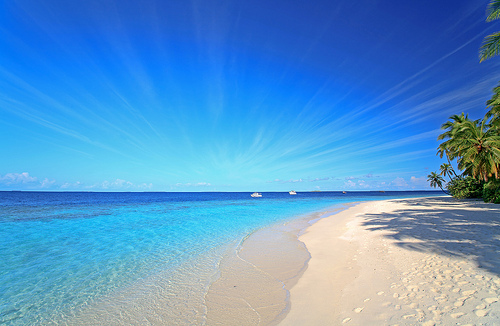
#> input picture data/images_general/beach.jpg, 500 x 326 px; its folder holds only this picture in this run
$ python -i visual_features.py   (imports and definitions only)   (older library calls are emulated)
#> lines starting #> are read from the running program, lines starting #| are printed output that depends on the picture
"""!
@brief Visual Features
@details: This script stores the functions required for basic image feature
extraction
@author Theodoros Giannakopoulos {tyiannak@gmail.com}
"""
import cv2
from skimage.feature import local_binary_pattern
from skimage.feature import hog
from numpy.lib.stride_tricks import as_strided as ast
import os
import pickle
import scipy
import numpy as np


class ImageFeatureExtractor():
    """@brief  Image Feature Extractor Class
    @param list_of_features (\a list) list of features to extract. One or
    more from []
    """
    def __init__(self, list_of_features=["lbps", "hogs", "colors"]):
        # get all annotations using multiple annotator flag:
        self.list_of_features = list_of_features


    def getRGBS(self, image):
        n_bins_per_hist = 16
        chans = cv2.split(image)
        colors = ("r", "g", "b")
        features = []
        features_sobel = []
        # RGB Histograms:
        for (chan, color) in zip(chans, colors):  # loop over the image channels
            # get histograms
            hist = cv2.calcHist([chan], [0], None, [n_bins_per_hist], [0, 256])
            hist = hist / hist.sum()
            features.extend(hist[:, 0].tolist())
        features.extend(features_sobel)
        # Gray Histogram
        img_gray = cv2.cvtColor(image, cv2.COLOR_BGR2GRAY)
        hist_gray = cv2.calcHist([chan], [0], None, [n_bins_per_hist], [0, 256])
        hist_gray = hist_gray / hist_gray.sum()
        features.extend(hist_gray[:, 0].tolist())
        grad_x = np.abs(
            cv2.Sobel(img_gray, cv2.CV_16S, 1, 0, ksize=3, scale=1, delta=0,
                      borderType=cv2.BORDER_DEFAULT))
        grad_y = np.abs(
            cv2.Sobel(img_gray, cv2.CV_16S, 0, 1, ksize=3, scale=1, delta=0,
                      borderType=cv2.BORDER_DEFAULT))
        abs_grad_x = cv2.convertScaleAbs(grad_x)
        abs_grad_y = cv2.convertScaleAbs(grad_y)
        dst = cv2.addWeighted(abs_grad_x, 0.5, abs_grad_y, 0.5, 0)
        histSobel = cv2.calcHist([dst], [0], None, [n_bins_per_hist], [0, 256])
        histSobel = histSobel / histSobel.sum()
        features.extend(histSobel[:, 0].tolist())
        # HSV histogram
        hsv = cv2.cvtColor(image, cv2.COLOR_BGR2HSV)
        chans = cv2.split(hsv)  # take the S channel
        S = chans[1]
        hist2 = cv2.calcHist([S], [0], None, [n_bins_per_hist], [0, 256])
        hist2 = hist2 / hist2.sum()
        features.extend(hist2[:, 0].tolist())
        f_names = ["Color-R" + str(i) for i in range(n_bins_per_hist)]
        f_names.extend(["Color-G" + str(i) for i in range(n_bins_per_hist)])
        f_names.extend(["Color-B" + str(i) for i in range(n_bins_per_hist)])
        f_names.extend(["Color-Gray" + str(i) for i in range(n_bins_per_hist)])
        f_names.extend(["Color-GraySobel" + str(i) for i in range(n_bins_per_hist)])
        f_names.extend(["Color-Satur" + str(i) for i in range(n_bins_per_hist)])
        return np.array(features), f_names

    def block_view(self, A, block=(32, 32)):
        shape = (A.shape[0] // block[0], A.shape[1] // block[1]) + block
        strides = (block[0] * A.strides[0], block[1] * A.strides[1]) + A.strides

        return ast(A, shape=shape, strides=strides)

    def normalize(self, v):
        norm = np.linalg.norm(v)
        if norm == 0:
            return v
        return v / norm

    def getLBP(self, img):
        img2 = cv2.cvtColor(img, cv2.COLOR_BGR2GRAY)
        radius = 1
        n_points = 8 * radius
        lbpImage = (local_binary_pattern(img2, n_points, radius)).astype(
            int) ** (1.0 / radius)
        # block processing:
        lbpImages = self.block_view(lbpImage,
                                    (int(lbpImage.shape[0] / 4),
                                     int(lbpImage.shape[1] / 4)))
        count = 0
        LBP = np.array([]);
        for i in range(lbpImages.shape[0]):  # for each block:
            for j in range(lbpImages.shape[1]):
                count += 1
                LBPt = cv2.calcHist([lbpImages[i, j, :, :].astype('uint8')],
                                    [0], None, [8], [0, 256])
                LBP = np.append(LBP, LBPt[:, 0]);
        f_names = ["LBP" + str(i).zfill(2) for i in range(len(LBP))]
        return self.normalize(LBP), f_names

    def getHOG(self, img, n_hogs_per_dim = 4):
        pixels_per_cell_h = img.shape[0] // n_hogs_per_dim
        pixels_per_cell_w = img.shape[1] // n_hogs_per_dim
        fd = hog(img, orientations=8,
                  pixels_per_cell=(pixels_per_cell_h, pixels_per_cell_w),
                  cells_per_block=(1, 1), visualize=False, multichannel=True)
        f_names = ['HOG' + str(i).zfill(2) for i in range(len(fd))]
        return fd, f_names

    # [19 lines left out: function getKAZE, not called in this run]

    def extract_features(self, file_path):
        # read image
#> called with file_path = '../data/images_general/beach.jpg'
        img = cv2.cvtColor(cv2.imread(file_path), cv2.COLOR_BGR2RGB)
        features = []
        feature_names = []
        if "colors" in self.list_of_features:
            f, fn = self.getRGBS(img)
#> the loop in getRGBS, `for (chan, color) in zip(chans, colors):` made 3 passes
#> color on passes 1 to 3: 'r', 'g', 'b'
#> after the loop in getRGBS, `for (chan, color) in zip(chans, colors):`: features = 48 values, max 0.321 at index 47, min 0.00128 at index 16, mean 0.0625
#> in getRGBS, `img_gray = cv2.cvtColor(image, cv2.COLOR_BGR2GRAY)`:
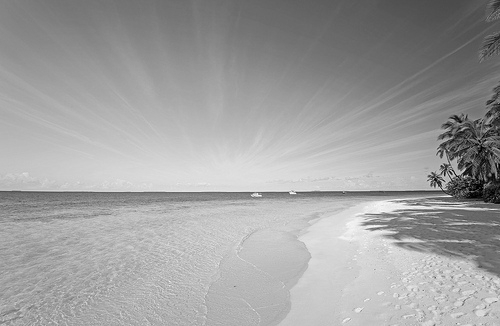
#> img_gray: shape (326, 500); min 0, max 253, mean 160.1
#> in getRGBS, `hist_gray = cv2.calcHist([chan], [0], None, [n_bins_per_hist], [0, 256])`: hist_gray = [958, 1014, 1031, 817, 510, 417, 437, 1450, 3136, 7684, 17182, 26391, 19804, 12582, 17197, 52390]
#> in getRGBS, `hist_gray = hist_gray / hist_gray.sum()`: hist_gray = [0.00588, 0.00622, 0.00633, 0.00501, 0.00313, 0.00256, 0.00268, 0.0089, 0.0192, 0.0471, 0.105, 0.162, 0.121, 0.0772, 0.106, 0.321]
#> in getRGBS, `grad_y = np.abs( cv2.Sobel(img_gray, cv2.CV_16S, 0, 1, ksize=3, scale=..`:
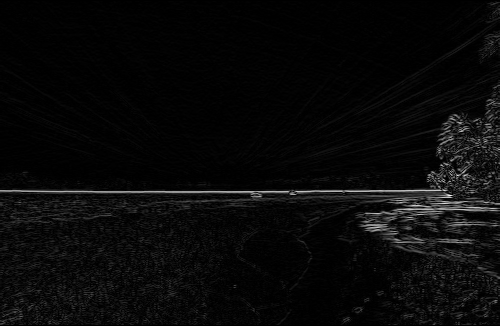
#> grad_y: shape (326, 500) int16; min 0, max 746, mean 27.8; drawn with min black and max white
#> in getRGBS, `abs_grad_x = cv2.convertScaleAbs(grad_x)`:
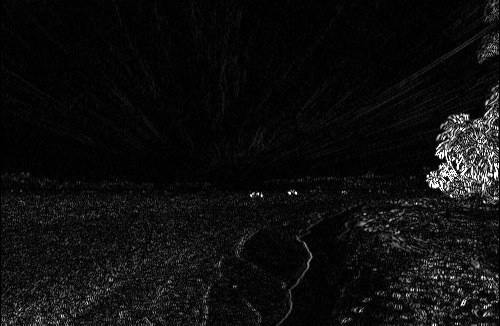
#> abs_grad_x: shape (326, 500); min 0, max 255, mean 14.3
#> in getRGBS, `abs_grad_y = cv2.convertScaleAbs(grad_y)`:
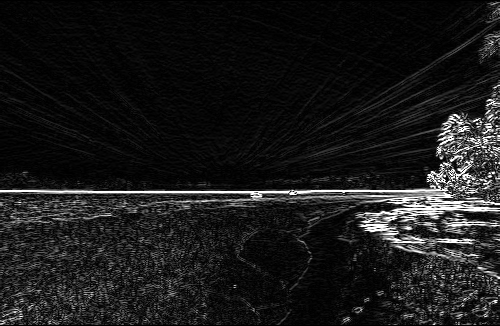
#> abs_grad_y: shape (326, 500); min 0, max 255, mean 25.9
#> in getRGBS, `dst = cv2.addWeighted(abs_grad_x, 0.5, abs_grad_y, 0.5, 0)`:
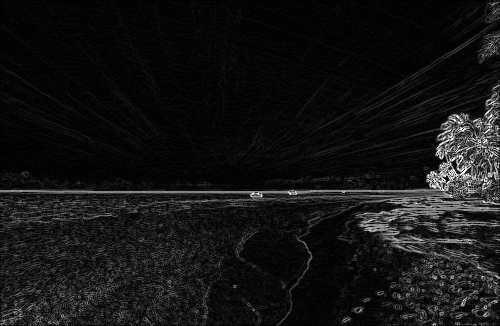
#> dst: shape (326, 500); min 0, max 255, mean 20.1
#> in getRGBS, `histSobel = cv2.calcHist([dst], [0], None, [n_bins_per_hist], [0, 256])`: histSobel = [110194, 22964, 11347, 6106, 3664, 2163, 1319, 970, 2192, 797, 465, 270, 182, 143, 86, 138]
#> in getRGBS, `histSobel = histSobel / histSobel.sum()`: histSobel = [0.676, 0.141, 0.0696, 0.0375, 0.0225, 0.0133, 0.00809, 0.00595, 0.0134, 0.00489, 0.00285, 0.00166, 0.00112, 0.000877, 0.000528, 0.000847]
#> in getRGBS, `hsv = cv2.cvtColor(image, cv2.COLOR_BGR2HSV)`: hsv: shape (326, 500, 3); mean H, S, V 34.1, 152.1, 211
#> in getRGBS, `S = chans[1]`:
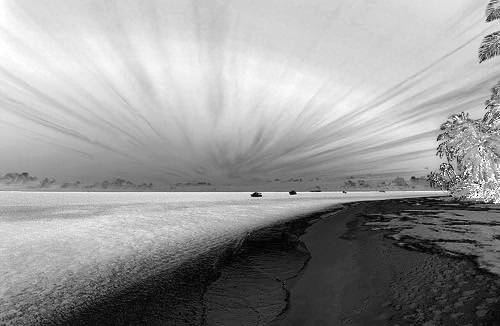
#> S: shape (326, 500); min 0, max 255, mean 152.1
#> in getRGBS, `hist2 = cv2.calcHist([S], [0], None, [n_bins_per_hist], [0, 256])`: hist2 = [4710, 7734, 13225, 10667, 2545, 2814, 4774, 7712, 6757, 7946, 9483, 12254, 19402, 32394, 15601, 4982]
#> in getRGBS, `hist2 = hist2 / hist2.sum()`: hist2 = [0.0289, 0.0474, 0.0811, 0.0654, 0.0156, 0.0173, 0.0293, 0.0473, 0.0415, 0.0487, 0.0582, 0.0752, 0.119, 0.199, 0.0957, 0.0306]
#> f = 96 values, max 0.676 at index 64, min 0.000528 at index 78, mean 0.0625; fn = 96 items, first 6: 'Color-R0', 'Color-R1', 'Color-R2', 'Color-R3', 'Color-R4', 'Color-R5'
            features.append(f)
            feature_names += fn
#> feature_names has the same summary as fn
        if "lbps" in self.list_of_features:
            f, fn = self.getLBP(img)
#> in getLBP, `lbpImage = (local_binary_pattern(img2, n_points, radius)).astype( int)..`:
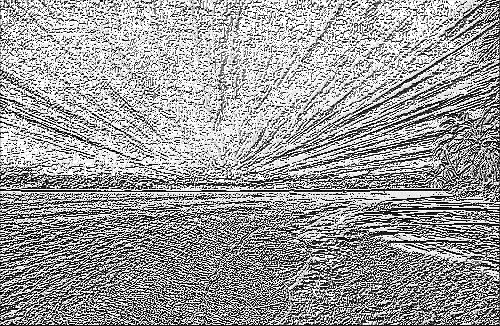
#> lbpImage: shape (326, 500) float64; min 0, max 255, mean 155.6
#> in block_view, `strides = (block[0] * A.strides[0], block[1] * A.strides[1]) + A.strides`: strides = (324000, 1000, 4000, 8)
#> after the loop in getLBP, `for i in range(lbpImages.shape[0]):`: count = 16
#> f = 128 values, max 0.268 at index 23, min 0.00151 at index 13, mean 0.0546; fn = 128 items, first 6: 'LBP00', 'LBP01', 'LBP02', 'LBP03', 'LBP04', 'LBP05'
            features.append(f)
            feature_names += fn
#> feature_names = 224 items, first 6: 'Color-R0', 'Color-R1', 'Color-R2', 'Color-R3', 'Color-R4', 'Color-R5'
        if "hogs" in self.list_of_features:
            f, fn = self.getHOG(img)
#> in getHOG, `fd = hog(img, orientations=8, pixels_per_cell=(pixels_per_cell_h, pixe..`: fd = 128 values, max 0.492 at index 82, min 0.114 at index 33, mean 0.345
#> in getHOG, `f_names = ['HOG' + str(i).zfill(2) for i in range(len(fd))]`: f_names = 128 items, first 6: 'HOG00', 'HOG01', 'HOG02', 'HOG03', 'HOG04', 'HOG05'
#> f has the same summary as fd in getHOG; fn has the same summary as f_names in getHOG
            features.append(f)
            feature_names += fn
#> feature_names = 352 items, first 6: 'Color-R0', 'Color-R1', 'Color-R2', 'Color-R3', 'Color-R4', 'Color-R5'
        if "kaze" in self.list_of_features:
            f, fn = self.getKAZE(img)
            features.append(f)
            feature_names += fn
        features = np.concatenate(features)
#> features = 352 values, max 0.676 at index 64, min 0.000528 at index 78, mean 0.163
        return features, feature_names

class ImageMatch(object):
    # [8 lines left out: function __init__, not called in this run]

    def cos_cdist(self, vector): # cosine distance between search image and db
        v = vector.reshape(1, -1)
        return scipy.spatial.distance.cdist(self.matrix, v, 'cosine').reshape(-1)

    # [19 lines left out: functions match, batch_extractor_match, not called in this run]

>>> result = ImageFeatureExtractor().extract_features('../data/images_general/beach.jpg')

$ run again, on data/images_general/new_york.jpg
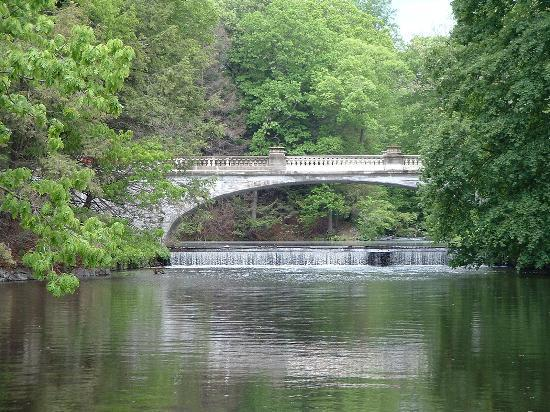
#> input picture data/images_general/new_york.jpg, 550 x 412 px
#> the loop in getRGBS, `for (chan, color) in zip(chans, colors):` made 3 passes
#> color on passes 1 to 3: 'r', 'g', 'b'
#> after the loop in getRGBS, `for (chan, color) in zip(chans, colors):`: features = 48 values, max 0.151 at index 37, min 0.000781 at index 16, mean 0.0625
#> in getRGBS, `hist_gray = cv2.calcHist([chan], [0], None, [n_bins_per_hist], [0, 256])`: hist_gray = [3483, 9584, 22480, 28851, 33999, 34198, 26111, 20196, 14226, 9871, 6680, 4414, 3124, 2385, 2141, 4857]
#> in getRGBS, `hist_gray = hist_gray / hist_gray.sum()`: hist_gray = [0.0154, 0.0423, 0.0992, 0.127, 0.15, 0.151, 0.115, 0.0891, 0.0628, 0.0436, 0.0295, 0.0195, 0.0138, 0.0105, 0.00945, 0.0214]
#> in getRGBS, `histSobel = cv2.calcHist([dst], [0], None, [n_bins_per_hist], [0, 256])`: histSobel = [28360, 38701, 31909, 27511, 23187, 18779, 14846, 11189, 11925, 7853, 4814, 3009, 1865, 1145, 697, 810]
#> in getRGBS, `histSobel = histSobel / histSobel.sum()`: histSobel = [0.125, 0.171, 0.141, 0.121, 0.102, 0.0829, 0.0655, 0.0494, 0.0526, 0.0347, 0.0212, 0.0133, 0.00823, 0.00505, 0.00308, 0.00357]
#> hsv: shape (412, 550, 3); mean H, S, V 67.5, 71.3, 124.6
#> in getRGBS, `S = chans[1]`:
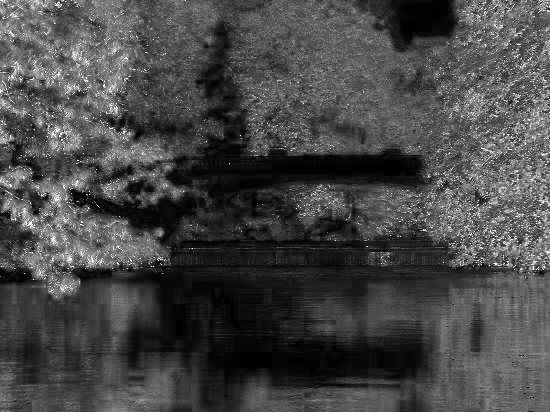
#> S: shape (412, 550); min 0, max 255, mean 71.3
#> in getRGBS, `hist2 = cv2.calcHist([S], [0], None, [n_bins_per_hist], [0, 256])`: hist2 = [26542, 23634, 21366, 27193, 31900, 33765, 27186, 14624, 8053, 4820, 2753, 1717, 1064, 580, 386, 1017]
#> in getRGBS, `hist2 = hist2 / hist2.sum()`: hist2 = [0.117, 0.104, 0.0943, 0.12, 0.141, 0.149, 0.12, 0.0645, 0.0355, 0.0213, 0.0121, 0.00758, 0.0047, 0.00256, 0.0017, 0.00449]
#> in extract_features, `f, fn = self.getRGBS(img)`: f = 96 values, max 0.171 at index 65, min 0.000781 at index 16, mean 0.0625; fn = 96 items, first 6: 'Color-R0', 'Color-R1', 'Color-R2', 'Color-R3', 'Color-R4', 'Color-R5'
#> in extract_features, `feature_names += fn`: feature_names has the same summary as fn
#> in getLBP, `lbpImage = (local_binary_pattern(img2, n_points, radius)).astype( int)..`:
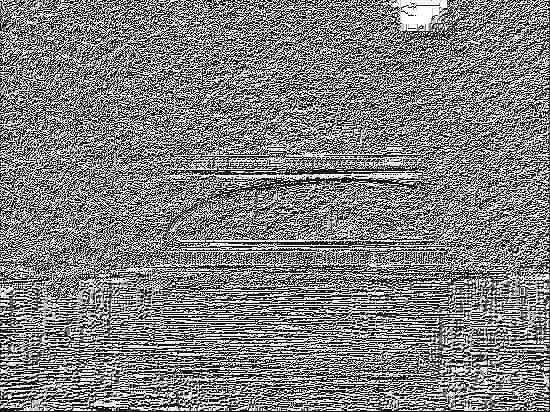
#> lbpImage: shape (412, 550) float64; min 0, max 255, mean 128.1
#> strides = (453200, 1096, 4400, 8)
#> after the loop in getLBP, `for i in range(lbpImages.shape[0]):`: count = 16
#> in extract_features, `f, fn = self.getLBP(img)`: f = 128 values, max 0.201 at index 104, min 0.00488 at index 101, mean 0.061; fn = 128 items, first 6: 'LBP00', 'LBP01', 'LBP02', 'LBP03', 'LBP04', 'LBP05'
#> in extract_features, `feature_names += fn`: feature_names = 224 items, first 6: 'Color-R0', 'Color-R1', 'Color-R2', 'Color-R3', 'Color-R4', 'Color-R5'
#> fd = 128 values, max 0.405 at index 106, min 0.246 at index 111, mean 0.353
#> in getHOG, `f_names = ['HOG' + str(i).zfill(2) for i in range(len(fd))]`: f_names = 128 items, first 6: 'HOG00', 'HOG01', 'HOG02', 'HOG03', 'HOG04', 'HOG05'
#> in extract_features, `f, fn = self.getHOG(img)`: f has the same summary as fd in getHOG; fn has the same summary as f_names in getHOG
#> in extract_features, `feature_names += fn`: feature_names = 352 items, first 6: 'Color-R0', 'Color-R1', 'Color-R2', 'Color-R3', 'Color-R4', 'Color-R5'
#> in extract_features, `features = np.concatenate(features)`: features = 352 values, max 0.405 at index 330, min 0.000781 at index 16, mean 0.168

$ run again, on data/images_general/new_york_1.jpg
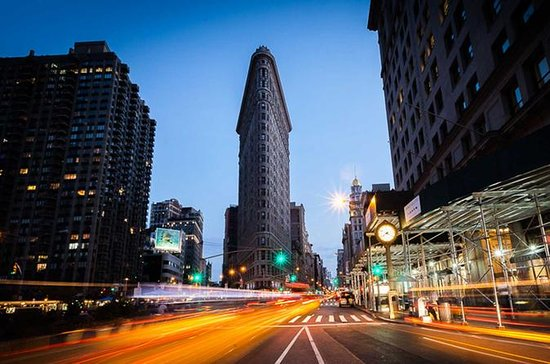
#> input picture data/images_general/new_york_1.jpg, 550 x 364 px
#> the loop in getRGBS, `for (chan, color) in zip(chans, colors):` made 3 passes
#> color on passes 1 to 3: 'r', 'g', 'b'
#> after the loop in getRGBS, `for (chan, color) in zip(chans, colors):`: features = 48 values, max 0.274 at index 0, min 0.00364 at index 31, mean 0.0625
#> in getRGBS, `hist_gray = cv2.calcHist([chan], [0], None, [n_bins_per_hist], [0, 256])`: hist_gray = [46353, 27935, 19816, 15561, 10326, 6987, 4788, 4062, 3491, 4123, 7106, 4186, 5044, 6134, 16504, 17784]
#> in getRGBS, `hist_gray = hist_gray / hist_gray.sum()`: hist_gray = [0.232, 0.14, 0.099, 0.0777, 0.0516, 0.0349, 0.0239, 0.0203, 0.0174, 0.0206, 0.0355, 0.0209, 0.0252, 0.0306, 0.0824, 0.0888]
#> in getRGBS, `histSobel = cv2.calcHist([dst], [0], None, [n_bins_per_hist], [0, 256])`: histSobel = [87405, 30011, 17806, 12053, 8926, 7194, 5978, 4966, 7665, 5533, 3823, 2551, 1890, 1327, 973, 2099]
#> in getRGBS, `histSobel = histSobel / histSobel.sum()`: histSobel = [0.437, 0.15, 0.0889, 0.0602, 0.0446, 0.0359, 0.0299, 0.0248, 0.0383, 0.0276, 0.0191, 0.0127, 0.00944, 0.00663, 0.00486, 0.0105]
#> hsv: shape (364, 550, 3); mean H, S, V 64.4, 133.1, 117.1
#> in getRGBS, `S = chans[1]`:
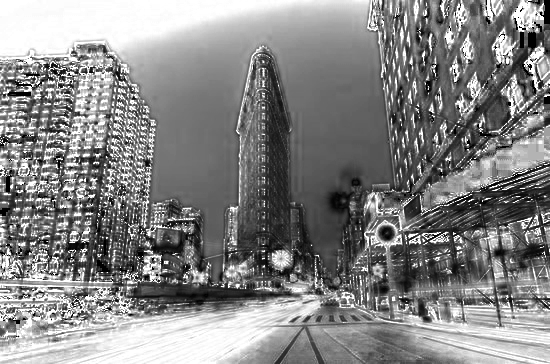
#> S: shape (364, 550); min 0, max 255, mean 133.1
#> in getRGBS, `hist2 = cv2.calcHist([S], [0], None, [n_bins_per_hist], [0, 256])`: hist2 = [3157, 5738, 11756, 13281, 16122, 19242, 21643, 17492, 14985, 11495, 8863, 9116, 6799, 6983, 5809, 27719]
#> in getRGBS, `hist2 = hist2 / hist2.sum()`: hist2 = [0.0158, 0.0287, 0.0587, 0.0663, 0.0805, 0.0961, 0.108, 0.0874, 0.0749, 0.0574, 0.0443, 0.0455, 0.034, 0.0349, 0.029, 0.138]
#> in extract_features, `f, fn = self.getRGBS(img)`: f = 96 values, max 0.437 at index 64, min 0.00364 at index 31, mean 0.0625; fn = 96 items, first 6: 'Color-R0', 'Color-R1', 'Color-R2', 'Color-R3', 'Color-R4', 'Color-R5'
#> in extract_features, `feature_names += fn`: feature_names has the same summary as fn
#> in getLBP, `lbpImage = (local_binary_pattern(img2, n_points, radius)).astype( int)..`:
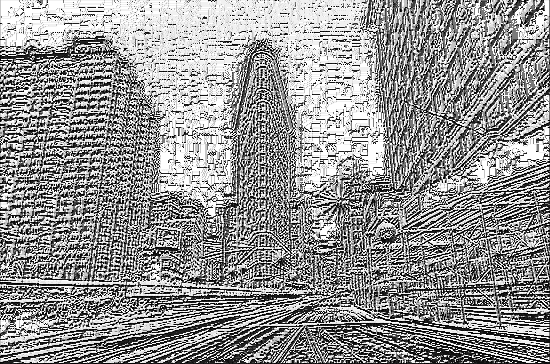
#> lbpImage: shape (364, 550) float64; min 0, max 255, mean 148.9
#> strides = (400400, 1096, 4400, 8)
#> after the loop in getLBP, `for i in range(lbpImages.shape[0]):`: count = 16
#> in extract_features, `f, fn = self.getLBP(img)`: f = 128 values, max 0.329 at index 15, min 0.00442 at index 13, mean 0.0604; fn = 128 items, first 6: 'LBP00', 'LBP01', 'LBP02', 'LBP03', 'LBP04', 'LBP05'
#> in extract_features, `feature_names += fn`: feature_names = 224 items, first 6: 'Color-R0', 'Color-R1', 'Color-R2', 'Color-R3', 'Color-R4', 'Color-R5'
#> fd = 128 values, max 0.469 at index 106, min 0.127 at index 51, mean 0.347
#> in getHOG, `f_names = ['HOG' + str(i).zfill(2) for i in range(len(fd))]`: f_names = 128 items, first 6: 'HOG00', 'HOG01', 'HOG02', 'HOG03', 'HOG04', 'HOG05'
#> in extract_features, `f, fn = self.getHOG(img)`: f has the same summary as fd in getHOG; fn has the same summary as f_names in getHOG
#> in extract_features, `feature_names += fn`: feature_names = 352 items, first 6: 'Color-R0', 'Color-R1', 'Color-R2', 'Color-R3', 'Color-R4', 'Color-R5'
#> in extract_features, `features = np.concatenate(features)`: features = 352 values, max 0.469 at index 330, min 0.00364 at index 31, mean 0.165
